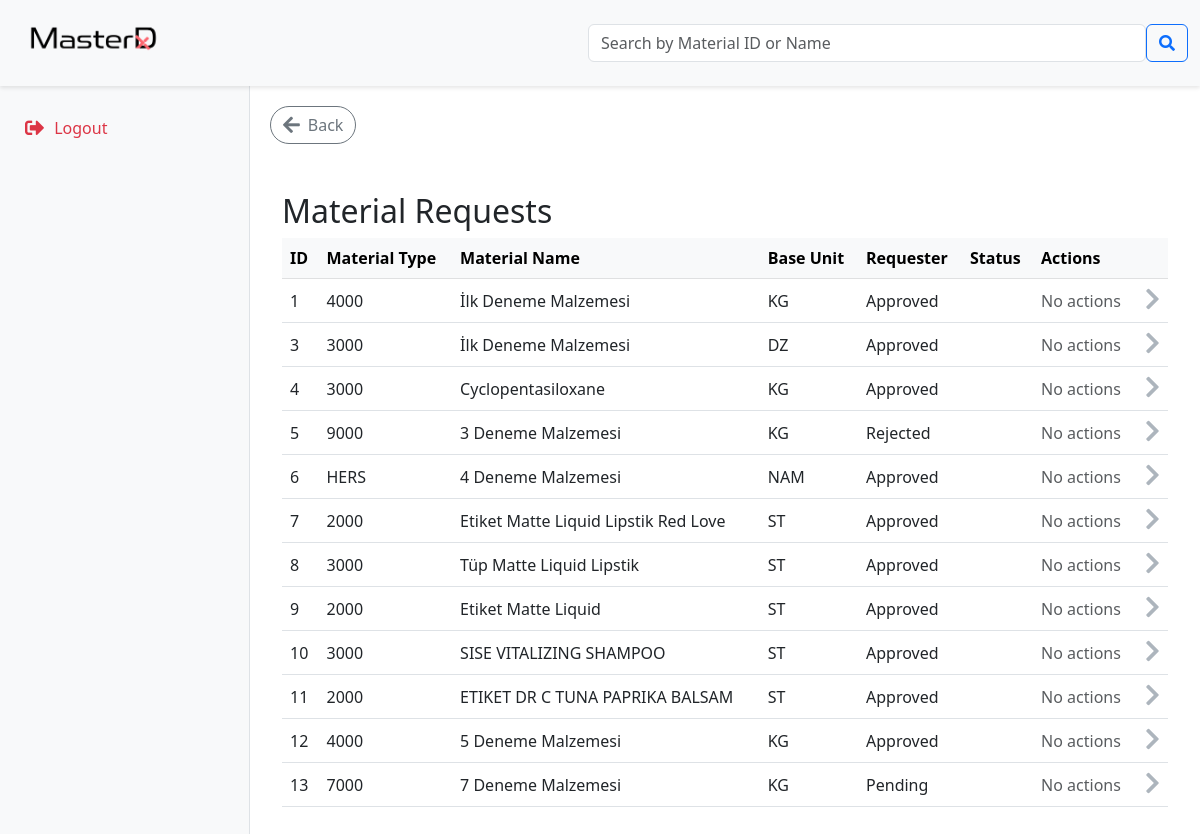
The app's page /view_requests with its own data.
### tables this page shows
CREATE TABLE material_requests (
    id INTEGER PRIMARY KEY AUTOINCREMENT,
    material_type TEXT,
    material_name TEXT,
    base_unit TEXT,
    notes TEXT,
    requester TEXT,
    status TEXT DEFAULT 'Pending',
    rejection_reason TEXT,
    created_at DATETIME DEFAULT CURRENT_TIMESTAMP,
    updated_at DATETIME DEFAULT CURRENT_TIMESTAMP
);

### app.py (the view)
@app.route('/view_requests')
def view_requests():
    conn = sqlite3.connect('database/masterdx.db')
    cursor = conn.cursor()
    cursor.execute('SELECT id, material_type, material_name, base_unit, requester, status FROM material_requests')
    requests = cursor.fetchall()
    conn.close()
    return render_template('view_requests.html', requests=requests)

### app.py (called while the page is built, shortened)
@app.after_request
def disable_caching(response):
    response.headers["Cache-Control"] = "no-cache, no-store, must-revalidate"
    response.headers["Pragma"] = "no-cache"
    response.headers["Expires"] = "0"
    return response

@app.before_request
def auto_login_from_cookie():
    if 'user' not in session:
        username = request.cookies.get('remember_me')

### templates/view_requests.html (shortened to what this page needs)
{% extends "base.html" %} {% block content %}
<div class="container mt-5">
  <h2>Material Requests</h2>
  <table class="table table-hover align-middle">
    <thead class="table-light">
      <tr>
        <th>ID</th>
        <th>Material Type</th>
        <th>Material Name</th>
        <th>Base Unit</th>
        <th>Requester</th>
        <th>Status</th>
        <th>Actions</th>
        <th></th>
      </tr>
    </thead>
    <tbody>
      {% for req in requests %}
      <tr
        class="clickable-row"
        data-href="/request-lifecycle/{{ req
        [0] }}"
      >
        <td>{{ req[0] }}</td>
        <td>{{ req[1] }}</td>
        <td>{{ req[2] }}</td>
        <td>{{ req[3] }}</td>
        <td>{{ req[5] }}</td>
        <td>
        </td>
        <td>
          {% if req[6] == 'Pending' %}
          <a href="/approve/{{ req[0] }}" class="btn btn-success btn-sm"
            >Approve</a
          >
          <form
            action="/reject/{{ req[0] }}"
            method="post"
            style="display: inline"
          >
            <button type="submit" class="btn btn-danger btn-sm">Reject</button>
          </form>
          {% else %}
          <span class="text-muted">No actions</span>
          {% endif %}
        </td>
        <td class="text-end">
          <i class="fas fa-chevron-right arrow"></i>
        </td>
      </tr>
      {% endfor %}
    </tbody>
  </table>
</div>
<link
  rel="stylesheet"
  href="https://cdnjs.cloudflare.com/ajax/libs/font-awesome/5.15.4/css/all.min.css"
/>
{% endblock %}

### templates/base.html (shortened to what this page needs)
<!DOCTYPE html>
<html lang="en">
  <head>
    <link
      href="https://cdn.jsdelivr.net/npm/bootstrap@5.3.0-alpha1/dist/css/bootstrap.min.css"
      rel="stylesheet"
    />
    <link
      rel="stylesheet"
      href="https://cdnjs.cloudflare.com/ajax/libs/font-awesome/5.15.4/css/all.min.css"
    />
  </head>
  <body>
    <nav class="navbar navbar-expand-lg navbar-light bg-light">
      <div class="container-fluid">
        <a class="navbar-brand" href="#">
          <img src="/static/logo.png" alt="MasterDX Logo" />
        </a>
        <form
          id="search-form"
          class="d-flex ms-auto search-bar"
          action="/search-results"
          method="get"
          onsubmit="clearSearch()"
        >
          <input
            id="search-input"
            name="query"
            class="form-control"
            type="search"
            placeholder="Search by Material ID or Name"
            aria-label="Search"
            oninput="handleSearch(this.value)"
            autocomplete="off"
          />
          <button class="btn btn-outline-primary" type="submit">
            <i class="fas fa-search"></i>
          </button>
        </form>
      </div>
    </nav>
    <div class="wrapper fade-in">
      <div class="content-wrapper">
        <nav class="sidebar">
          <ul class="nav flex-column">
            <li class="nav-item">
              <a class="nav-link text-danger" href="/logout">
                <i class="fas fa-sign-out-alt"></i> Logout
              </a>
            </li>
          </ul>
        </nav>
        <main class="main-content">
          {% if request.path != '/dashboard' %}
          <button
            class="btn btn-outline-secondary btn-back"
            onclick="goBackWithEffect()"
          >
            <i class="fas fa-arrow-left"></i> Back
          </button>
          {% endif %} {% block content %}{% endblock %}
        </main>
      </div>
    </div>
  </body>
</html>

### templates/base.html (style rules this page uses)
body { margin: 0; overflow-x: hidden; }
.wrapper { min-height: 100vh; display: flex; flex-direction: column; transition: transform 0.5s ease-in-out, opacity 0.5s ease-in-out; opacity: 1; transform: scale(1); overflow-y: auto; }
.wrapper.fade-in { opacity: 1; transform: scale(1); }
.navbar { z-index: 1030; box-shadow: 0px 2px 4px rgba(0, 0, 0, 0.1); }
.navbar-brand img { height: 60px; }
.search-bar { width: 100%; max-width: 600px; position: relative; }
.sidebar { width: 250px; background-color: #f8f9fa; border-right: 1px solid #dee2e6; padding: 20px 15px; height: 100vh; position: fixed; overflow-y: auto; }
.sidebar .nav-link { display: flex; align-items: center; gap: 10px; padding: 10px; border-radius: 5px; transition: background-color 0.3s ease; color: #495057; }
.sidebar .nav-link i { font-size: 1.2rem; }
.btn-back { display: inline-flex; align-items: center; gap: 8px; border-radius: 50px; font-size: 1rem; transition: all 0.3s ease; }
.btn-back i { font-size: 1.2rem; }
.main-content { flex: 1; padding: 20px; margin-left: 250px; }

### templates/view_requests.html (style rules this page uses)
.clickable-row { cursor: pointer; transition: background-color 0.3s ease; }
.clickable-row .arrow { font-size: 1.5rem; color: #adb5bd; transition: transform 0.3s ease, color 0.3s ease; }
.clickable-row td { vertical-align: middle; }

### records on screen
material_requests: id "1", material_type "4000", material_name "İlk Deneme Malzemesi", base_unit "KG", status "Approved"
material_requests: id "3", material_type "3000", material_name "İlk Deneme Malzemesi", base_unit "DZ", status "Approved"
material_requests: id "4", material_type "3000", material_name "Cyclopentasiloxane", base_unit "KG", status "Approved"
material_requests: id "5", material_type "9000", material_name "3 Deneme Malzemesi", base_unit "KG", status "Rejected"
material_requests: id "6", material_type "HERS", material_name "4 Deneme Malzemesi", base_unit "NAM", status "Approved"
material_requests: id "7", material_type "2000", material_name "Etiket Matte Liquid Lipstik Red Love", base_unit "ST", status "Approved"
material_requests: id "8", material_type "3000", material_name "Tüp Matte Liquid Lipstik", base_unit "ST", status "Approved"
material_requests: id "9", material_type "2000", material_name "Etiket Matte Liquid", base_unit "ST", status "Approved"
material_requests: id "10", material_type "3000", material_name "SISE VITALIZING SHAMPOO", base_unit "ST", status "Approved"
material_requests: id "11", material_type "2000", material_name "ETIKET DR C TUNA PAPRIKA BALSAM", base_unit "ST", status "Approved"
material_requests: id "12", material_type "4000", material_name "5 Deneme Malzemesi", base_unit "KG", status "Approved"
material_requests: id "13", material_type "7000", material_name "7 Deneme Malzemesi", base_unit "KG", status "Pending"
